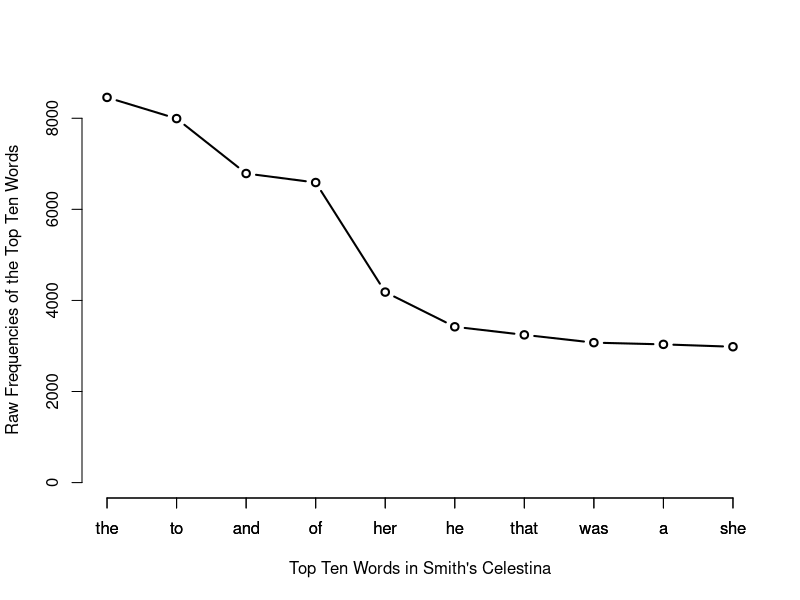
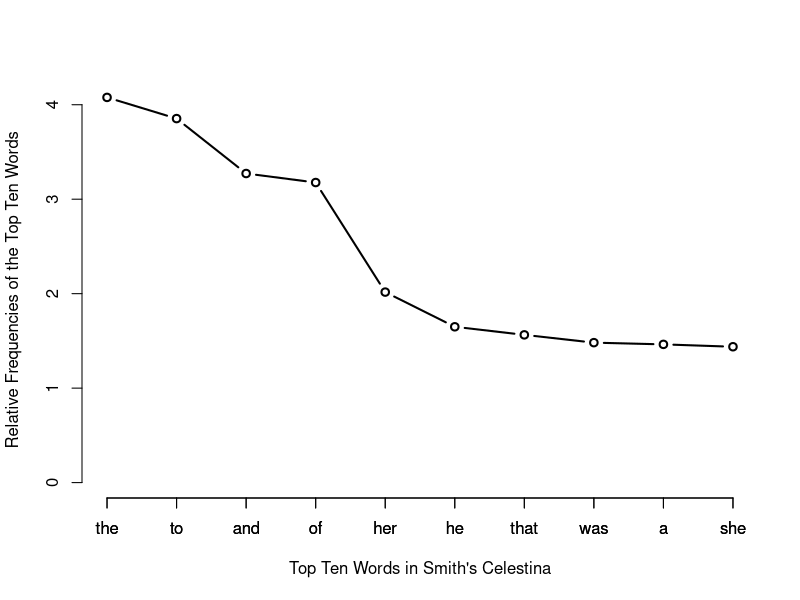

Write R code to recreate these figures, in order.
setwd("~/Documents/presentations/Workshops/drsGHWorkshops/S2020/IntermedTextAnalysis/")

# combine all of Charlotte Smith's Celestina into one R variable
smith1 <- scan("texts/smith.celestina1.txt", what = "character", sep="\n")
smith2 <- scan("texts/smith.celestina2.txt", what = "character", sep="\n")
smith3 <- scan("texts/smith.celestina3.txt", what = "character", sep="\n")
smith4 <- scan("texts/smith.celestina4.txt", what = "character", sep="\n")
smith.all <- c(smith1, smith2, smith3, smith4)
smith <- paste(smith.all, collapse = " ")

# make the text lowercase 
# split the text up on "non-word" characters (outputs as a list)
# convert that list into a character vector
smith.word <- unlist(strsplit(tolower(smith), "\\W"))

# remove blanks
noBlanks <- which(smith.word!="")
smith.word <-smith.word[noBlanks]

# creating a word frequency table in descending order of frequency
smith.freqs <- sort(table(smith.word), decreasing = TRUE)

# plot the top ten words (raw frequency)
plot(smith.freqs[1:10], type = "b", xlab = "Top Ten Words in Smith's Celestina", ylab = "Raw Frequencies of the Top Ten Words")
axis(1,1:10, labels = names(smith.freqs[1:10]))

# create relative frequency table 
smith.relFreqs <- 100 * (smith.freqs/sum(smith.freqs))

# and plot it
plot(smith.relFreqs[1:10], type = "b", xlab = "Top Ten Words in Smith's Celestina", ylab = "Relative Frequencies of the Top Ten Words")
axis(1,1:10, labels = names(smith.relFreqs[1:10]))


